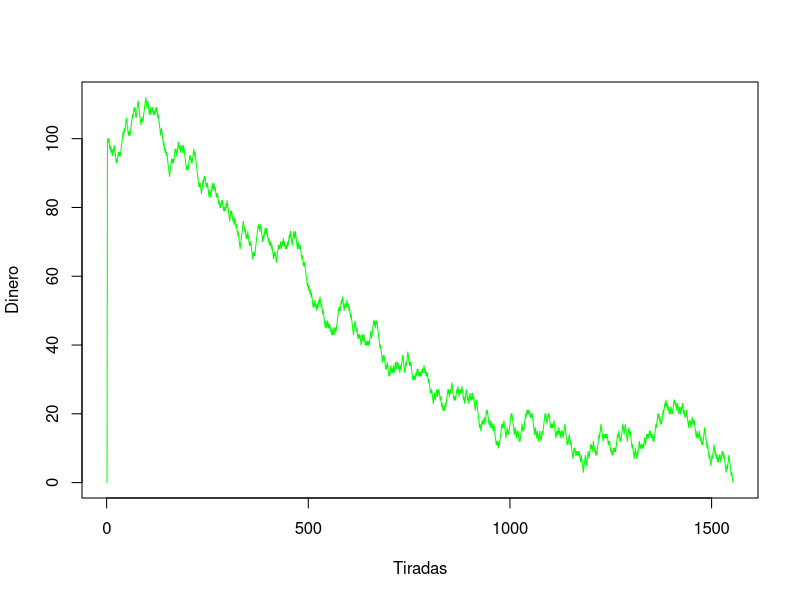

Reproduce this figure in R.
# 2 a 4 miércoles, 550
# número aleatorio con igual probabilidad
#v<-runif(100)
#print(v)

# La ruina del jugador
#Un jugador tiene $m
n<-200
m<-100
apuesta<-1
probabilidad<-0.47
tiradas<-0
dinero<-0

while(m>0 && m<=300){
	jugar<-runif(1)
	#print(jugar)
	if(jugar<=probabilidad){
		m<-m+1
		tiradas<-tiradas+1
		dinero<-c(dinero,m)
	}
	else{	
		m<-m-1
		tiradas<-tiradas+1
		dinero<-c(dinero, m)
	}
}

#print(dinero)

plot(dinero, ylab="Dinero",xlab="Tiradas", type="l", col="green")

problema2<-function(tiros){
	repetir<-function(m){
			perder<-0
			while(m>0 && m<=300){
				jugar<-runif(1)
				if(jugar<=probabilidad){
					m<-m+1
					tiradas<-tiradas+1
					dinero<-c(dinero,m)
				}
				else{	
					m<-m-1
					tiradas<-tiradas+1
					dinero<-c(dinero, m)
				}
			}

			if(m<=0){
				return(c(tiradas, "P"))
			}else{
				return(c(tiradas, "G"))
			}
	}

	dinero<-100
	jugadas<-tiros

	win<-0
	lose<-0

	aux<-0
	contador<-0
	suma<-0

	while(contador<jugadas){
		aux<-repetir(dinero)
		# print(aux[c(F,T)]=="P")
		# if(aux[c(F,T)]=="P"){
		# 	lose<-lose+1
		# }else{
		# 	win<-win+1
		# }
		#print(as.numeric(aux[1]))
		suma<-suma + as.numeric(aux[1])
		contador<-contador+1
	}
	print(suma)
	cat("Juegos[",jugadas,"]","Tiradass=",suma/jugadas,"\n")
}

problema3b<-function(tiros){
	repetir<-function(m){
			perder<-0
			ganar<-0
			apuesta<-5
			while(m>0 && m<=105){
				jugar<-runif(1)
				if(jugar<=probabilidad){
					m<-m+apuesta
					tiradas<-tiradas+1
					ganar<-ganar+1
					dinero<-c(dinero,m)
				}
				else{	
					m<-m-apuesta
					tiradas<-tiradas+1
					perder<-perder+1
					dinero<-c(dinero, m)
				}
				apuesta<-apuesta+5
			}
			# print(tiradas)
			# print(ganar)
			# print(perder)
			# if(m==0){
			# 	return(perder)
			# }else{
			# 	return(-1)
			# }
			return(m)
	}

	dinero<-100
	jugadas<-tiros
	
	perdidas<-0
	ganadas<-0
	
	contador<-0
	aux<-0

	while(contador<jugadas){
		aux<-repetir(dinero)
		if(aux<=0){
			perdidas<-perdidas+1
		}else{
			ganadas<-ganadas+1
		}
		contador<-contador+1
	}
	cat("Juegos[",jugadas,"]","P(ganar +5)=", ganadas/jugadas," P(perder +5)", perdidas/jugadas,"\n")
}



problema4<-function(tiros){
	repetir<-function(m){
			jugar<-runif(1)
			if(jugar<=probabilidad){
				m<-m*2
				return(TRUE)
			}
			else{	
				m<-m-m
				return(FALSE)
			}
	}

	money<-100
	aux<-FALSE
	contador<-0
	jugadas<-tiros
	win<-0
	lose<-0

	while(contador<jugadas){
		aux<-repetir(money)
		if(aux == TRUE){
			win<-win+1			
		}
		else{
			lose<-lose+1
		}
		contador<-contador+1
	}
	#print(sumas)
	#print(perdidas)
	cat("Juegos[",jugadas,"]","P(ganar todo)", win/jugadas," P(perder todo) ",lose/jugadas,"\n")
}


problema2(20)
problema3b(200)
problema4(200)